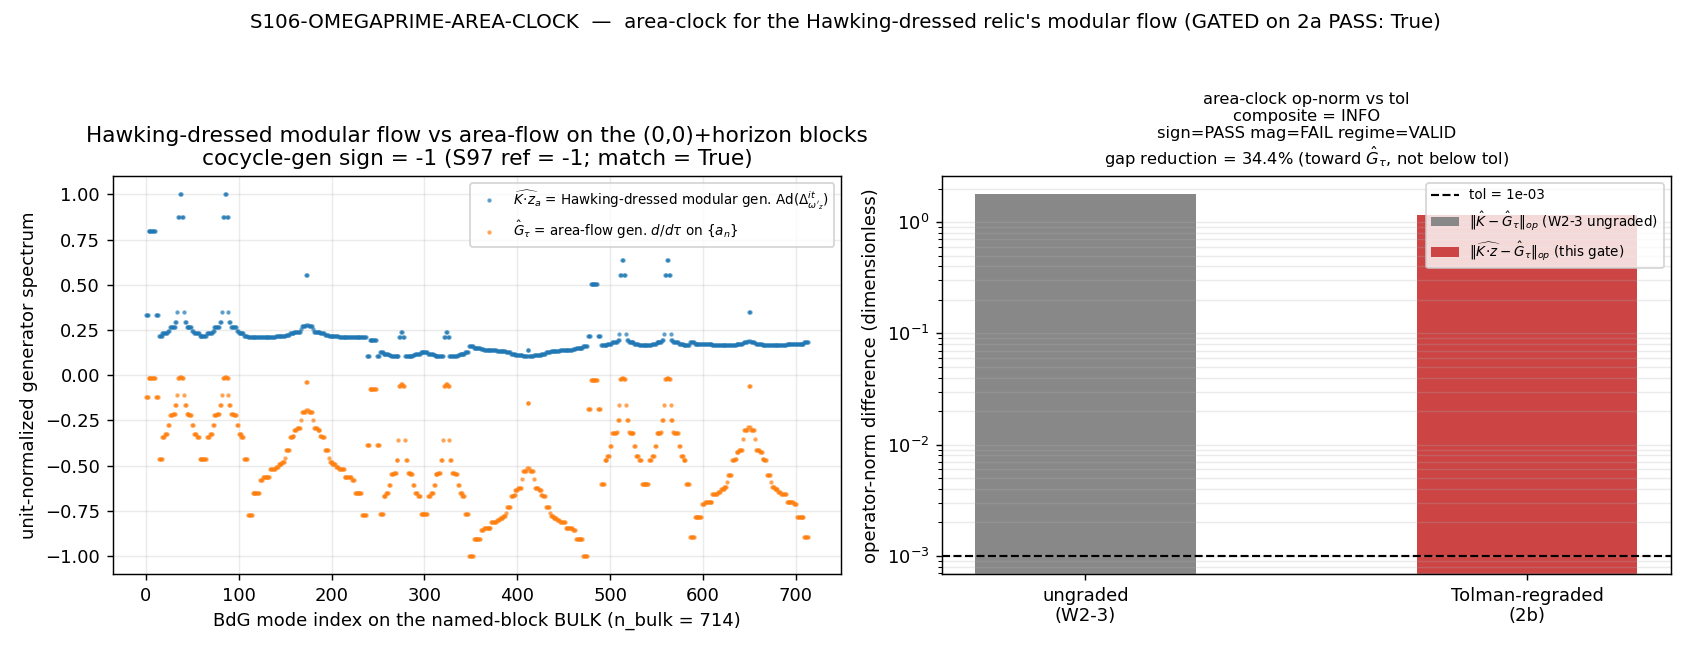

Reproduce this figure in Python.
#!/usr/bin/env python3
# -*- coding: utf-8 -*-
"""
S106-OMEGAPRIME-AREA-CLOCK — does the Hawking-dressed-relic modular flow have a
geometric area-clock?

GATED ON S106-OMEGAPRIME-Z-CONSTRUCTION = PASS (intra-wave gating; existence
before comparison). The 2a gate constructed the Hawking-dressed (Tolman-regraded)
modular generator K-hat.z = diag(K_a * z_a) on the named horizon blocks, emitted
omega'_z's faithfulness witness (0 < f'_a < 1 strict on every BULK mode), carried
the floor mode empty-Fock (K_floor*z_floor -> +inf, clean), and built
Delta_{omega'_z}^{it}. Disk verdict:
    omegaprimez=constructed; bulk_faithful=True; floor_empty_Fock=True;
    n_bulk=714; n_floor=6; K_floor=0.263473; Delta_omegaprimez_it_built=True;
    audit_sha256=4dd27aee5ff1ce8895b113133c71ce29f0716854c9c6c9af8632a582eb44e916

GEOMETRIC. This gate concerns the spectral-triple geometry: does the area-flow
generator
    G_tau = d/dtau on the moment family {a_0, a_2, a_4} of D_K(tau)
(area operator A-hat = a_2 second-Seeley-DeWitt moment, a_2_FW_zeta = 2776.165389)
COINCIDE with the Hawking-dressed-relic modular flow sigma_t^{omega'_z} =
Ad(Delta_{omega'_z}^{it}) at the op-norm level on the named-block BULK?

    ||K-hat.z - G-hat_tau||_op  <  tol = 1e-3   AND   cocycle-gen sign = -1 (= S97)

Substrate-first direction of explanation (phononic-framing.md "IS Space"):
    D_K spectrum (named horizon blocks, L_max=10)
      -> a_2 Seeley-DeWitt area moment             [the area operator A-hat]
      -> G_tau = d/dtau on the moment family       [the GEOMETRIC exflation-transit gen.]
      -> (does it equal?) sigma_t^{omega'_z}        [the gate-2a Hawking-dressed modular flow]
The area operator A-hat IS the a_2 moment -- NOT a geometric area of a surface in
a spacetime container. The area-clock is read FROM the spectral-action grading,
NEVER as a flow IN a container-horizon.

ADMISSIBILITY GUARDS (workshop pre-registration, VERBATIM, MANDATORY):
  (a) Layer-1 identity guard (z-INDEPENDENT): the comparison is stated against
      sigma_t^{omega'_z}, NEVER sigma_t^omega. omega'_z != omega for any z != 1
      (the f<->K bijection). Even a PASS does NOT reopen GEM-Q1 (the now-CLOSED
      G_tau = sigma_t^omega, S105 GEM-WORKSHOP Row 3) -- it is a NEW geometric-
      area-clock bridge CANDIDATE for the Hawking-dressed relic.
  (b) Layer-2 faithfulness witness (z-DEPENDENT): gate 2a emitted omega'_z's
      faithfulness witness (0 < f'_a < 1 strict on the bulk) BEFORE this
      comparison -- the 2a->2b gating IS the structural enforcement. A z that
      closed this gap by driving a BULK mode to empty-Fock would have FAILED 2a.
  (c) Floor-mode domain, interp (i): the floor mode is empty-Fock (gate 2a),
      K-hat.z -> +inf there -- EXCLUDED from the op-norm (bulk-only comparison;
      the floor contributes no finite generator value). op-norm on {|lam| > lam_horizon}.

[SIGN] trigger: cocycle-generator sign = -1 (matching S97 dS/d(a0/a2) = -1, the
OUTER-class second-law co-orientation datum; state-INDEPENDENT). Necessary for a
geometric area-clock but NOT sufficient -- the op-norm < tol conjunct carries the
INNER/identity content. A sign-PASS with op-norm >= tol is composite INFO
(co-monotone confirmed, area-clock IDENTITY not established) per the plan-frozen
composite-precedence operator.

A PASS is a CANDIDATE ONLY -- NO registration this session. Any future 5-anatomy +
3-level registration of the acoustic-area <-> Hawking-dressed-relic-modular-flow
bridge routes to S107 (cross-pillar-bridge-anatomy.md). mack-cosmic-bridge writes
any bridge row at a future session, not S106.

Plan: sessions/session-plan/session-106-plan-w2.md  §W2-2 (gate block).
"""

from __future__ import annotations

# ---------------------------------------------------------------------------
# Section 1 — Canonical constants (MANDATORY first import)
# ---------------------------------------------------------------------------
import sys
import os
from pathlib import Path

_SHARED = Path(__file__).resolve().parents[1] / "_shared"
if str(_SHARED) not in sys.path:
    sys.path.insert(0, str(_SHARED))

# Cap CPU threads BEFORE numpy import (the op-norm path uses GPU torch.linalg per
# the plan pin with a numpy cross-check; the CPU fallback must not contend).
os.environ.setdefault("OMP_NUM_THREADS", "8")
os.environ.setdefault("MKL_NUM_THREADS", "8")

from canonical_constants import *  # noqa: F401,F403  (MANDATORY)
from canonical_constants import (
    a_2_FW_zeta, a2_fold, tau_fold,
)

import json
import hashlib
import numpy as np

# GPU path (plan pin: torch.linalg for the 720-mode op-norm = largest singular
# value of the diagonal difference; cross-check vs numpy < 1e-9, matching W2-3).
try:
    import torch
    _HAVE_TORCH = True
except Exception:  # pragma: no cover
    _HAVE_TORCH = False

import matplotlib
matplotlib.use("Agg")
import matplotlib.pyplot as plt

# ---------------------------------------------------------------------------
# Section 2 — Identity + machinery pins
# ---------------------------------------------------------------------------
SESSION = "S106"
GATE_ID = "S106-OMEGAPRIME-AREA-CLOCK"
SCHEME = "FW"
CONVENTION = ("ACOUSTIC-FROZEN-OMEGAPRIME-Z-AREA-CLOCK;"
              "COMPARE-AGAINST-SIGMA-OMEGAPRIME-Z-ONLY;"
              "UNIT-NORMALIZED-OPNORM")
L_MAX = 10                   # (local) named-block extraction (horizon-block axis; W2-2/W2-3 pin)

TOL_OPNORM = 1.0e-3          # (local) op-norm PASS band; INHERITED from S105 W2-3 (tol_opnorm=0.001)
S97_SIGN_REF = -1            # (local) S97-DS-AREA-LAW-MONOTONICITY dS/d(a0/a2) sign
GPU_NUMPY_TOL = 1.0e-9       # (local) GPU/CPU op-norm agreement bar (matches W2-3)

# ---------------------------------------------------------------------------
# Section 3 — Input file pins
# ---------------------------------------------------------------------------
SESSION_DIR = Path(__file__).resolve().parent
CANON_PY = _SHARED / "canonical_constants.py"
# gate-2a output (the constructed omega'_z modular generator K-hat.z + masks)
S106_2A_NPZ = SESSION_DIR / "s106_omegaprime_z_construction.npz"
# S105 W2-3 area-flow generator G_hat + the S97 sign chain
S105_W2_3_NPZ = SESSION_DIR.parent / "session-105" / "s105_w2_3_area_modular_agreement.npz"

OUT_NPZ = SESSION_DIR / "s106_omegaprime_area_clock.npz"
OUT_PNG = SESSION_DIR / "s106_omegaprime_area_clock.png"


# ---------------------------------------------------------------------------
# Section 4 — dual-SHA helpers (verbatim from the W2-3 sister gate)
# ---------------------------------------------------------------------------
def _file_sha(p: Path) -> str:
    try:
        return hashlib.sha256(p.read_bytes()).hexdigest()
    except OSError:
        return "0" * 64


def closure_hash(pins: dict) -> str:
    items = sorted(pins.items())
    h = hashlib.sha256()
    for k, v in items:
        h.update(f"{k}={v}\n".encode("utf-8"))
    return h.hexdigest()


def compute_dual_sha(pins: dict) -> tuple[str, str]:
    """audit = sha256(script || canonical || pinmap_json); content = sha256(script)."""
    script_bytes = b""
    try:
        script_bytes = Path(__file__).resolve().read_bytes()
    except OSError:
        script_bytes = b""
    canonical_bytes = b""
    try:
        canonical_bytes = CANON_PY.read_bytes()
    except OSError:
        canonical_bytes = b""
    pinmap_json = json.dumps(
        dict(sorted(pins.items())), separators=(",", ":"), sort_keys=True
    ).encode("utf-8")
    h_audit = hashlib.sha256()
    h_audit.update(script_bytes)
    h_audit.update(canonical_bytes)
    h_audit.update(pinmap_json)
    audit = h_audit.hexdigest()
    content = hashlib.sha256(script_bytes).hexdigest()
    return audit, content


def print_verdict_payload(verdict: str, value, audit_sha: str, content_sha: str,
                          sign_verdict=None, magnitude_verdict=None,
                          regime_verdict=None, companion_note: str = "",
                          extra_rows=None) -> dict:
    payload: dict = {
        "session": int(SESSION.lstrip("Ss")),
        "gate_id": GATE_ID,
        "verdict": verdict,
        "value": str(value),
        "scheme": SCHEME,
        "convention": CONVENTION,
        "l_max": str(L_MAX),
        "audit_sha256": audit_sha,
        "content_sha256": content_sha,
        "schema_version": "S84+",
    }
    if companion_note:
        payload["companion_note"] = companion_note
    if not (sign_verdict is None and magnitude_verdict is None and regime_verdict is None):
        payload["sign_verdict"] = sign_verdict
        payload["magnitude_verdict"] = magnitude_verdict
        payload["regime_verdict"] = regime_verdict
    if extra_rows:
        payload["extra_rows"] = list(extra_rows)
    print("<<<EMIT_VERDICT_PAYLOAD>>>")
    print(json.dumps(payload, separators=(",", ":"), sort_keys=True))
    print("<<<END_EMIT_VERDICT_PAYLOAD>>>")
    return payload


# ---------------------------------------------------------------------------
# Section 5 — Compute
# ---------------------------------------------------------------------------
def compute() -> dict:
    # ---- 5.0 GATING: 2a (S106-OMEGAPRIME-Z-CONSTRUCTION) PASS is REQUIRED ----
    d2a = np.load(S106_2A_NPZ, allow_pickle=True)
    a2_verdict = str(d2a["verdict"])
    a2_bulk_faithful = bool(d2a["bulk_faithful"])
    a2_floor_empty = bool(d2a["floor_empty_fock"])
    a2_delta_built = bool(d2a["delta_built"])
    gating_status = (a2_verdict == "PASS") and a2_bulk_faithful and a2_floor_empty and a2_delta_built
    if not gating_status:
        # The orchestrator only dispatches 2b on 2a PASS. If this branch fires,
        # the gate closes honestly (mechanical closure, upstream-blocked) per
        # mechanical-closure-discipline.md -- NOT a FAIL.
        raise RuntimeError(
            f"GATING VIOLATION: 2a verdict={a2_verdict} bulk_faithful={a2_bulk_faithful} "
            f"floor_empty={a2_floor_empty} delta_built={a2_delta_built}; "
            "2b runs ONLY on 2a PASS (PRE-REG-INC otherwise).")

    # ---- 5.1 Load the gate-2a Hawking-dressed modular generator K-hat.z ------
    # Kz = diag(K_a * z_a) on ALL 720 named-block modes; floor modes carry +inf
    # (z_floor = 1/sqrt(0) = +inf, the empty-Fock fixed point). The BULK mask
    # selects {|lam_a| > lam_horizon} (n_bulk = 714); the floor mask (n_floor = 6)
    # is EXCLUDED from the op-norm by Layer-2 guard (c).
    Kz = np.asarray(d2a["Kz"], dtype=np.float64)              # (local) K_a*z_a, 720
    bulk_mask = np.asarray(d2a["bulk_mask"], dtype=bool)       # (local) 720
    floor_mask = np.asarray(d2a["floor_mask"], dtype=bool)     # (local) 720
    K_modular_2a = np.asarray(d2a["K_modular"], dtype=np.float64)  # (local) E_a/T per mode, 720
    z_arr = np.asarray(d2a["z"], dtype=np.float64)            # (local) Tolman weight, 720
    lam_horizon = float(d2a["lam_horizon"])                   # (local) 0.8197411121
    n_bulk = int(bulk_mask.sum())                             # (local) 714
    n_floor = int(floor_mask.sum())                           # (local) 6
    n_modes_total = int(Kz.size)                              # (local) 720

    # ---- 5.2 Load the S105 W2-3 area-flow generator G-hat_tau ---------------
    # G_hat is the UNIT-NORMALIZED (by its own spectral radius) exflation tau-flow
    # generator d/dtau on the moment family, on the SAME 720-mode BdG basis. The
    # W2-3 gate built it and the K_modular on the same basis; verify the basis is
    # aligned (2a K_modular == W2-3 K_modular).
    d23 = np.load(S105_W2_3_NPZ, allow_pickle=True)
    G_hat = np.asarray(d23["G_hat"], dtype=np.float64)        # (local) unit-normalized G_tau, 720
    G_norm_23 = float(d23["G_norm"])                          # (local) ||G_tau||_op in W2-3
    K_modular_23 = np.asarray(d23["K_modular"], dtype=np.float64)  # (local) W2-3 modular gen, 720
    cocycle_generator_sign = int(d23["cocycle_generator_sign"])   # (local) -1
    S97_sign_reference = int(d23["S97_sign_reference"])       # (local) -1
    s97_p_exponent = float(d23["s97_p_exponent"])            # (local) ~ -1
    s97_decreasing = bool(d23["s97_decreasing"])             # (local) True
    op_norm_w23_ungraded = float(d23["op_norm_difference"])  # (local) 1.773745 (the ungraded precedent)

    # ---- 5.3 BASIS-ALIGNMENT CHECK (guard against silent mode-order drift) ---
    # 2a K_modular and W2-3 K_modular are BOTH E_a/T on the same mode order; the
    # op-norm comparison is only valid if they coincide exactly.
    basis_align_maxdiff = float(np.max(np.abs(K_modular_2a - K_modular_23)))  # (local)
    basis_aligned = basis_align_maxdiff < 1e-12                              # (local)
    if not basis_aligned:
        raise RuntimeError(
            f"BASIS DRIFT: 2a K_modular vs W2-3 K_modular maxdiff={basis_align_maxdiff:.3e} "
            ">= 1e-12; the op-norm comparison would be on misaligned generators.")

    # ---- 5.4 Build K-hat.z (unit-normalized) on the BULK --------------------
    # Layer-2 guard (c): the floor mode (Kz = +inf) is EXCLUDED. Restrict to the
    # bulk, then unit-normalize by the bulk spectral radius (matching how W2-3
    # unit-normalized K_hat by its own spectral radius). Both operands are diagonal
    # generators; the op-norm of their difference = max|entry|.
    Kz_bulk = Kz[bulk_mask]                                   # (local) finite on the bulk
    assert np.all(np.isfinite(Kz_bulk)), "Kz has non-finite entry on the BULK (Layer-2 violation upstream)"
    G_hat_bulk = G_hat[bulk_mask]                             # (local) W2-3 G_hat restricted to bulk
    Kz_norm = float(np.max(np.abs(Kz_bulk)))                 # (local) ||K-hat.z||_op (bulk spectral radius)
    Kz_hat = Kz_bulk / Kz_norm if Kz_norm > 0 else Kz_bulk  # (local) UNIT-NORMALIZED K-hat.z on bulk

    # sanity diagnostic: the W2-3 ungraded op-norm restricted to the bulk
    # (should reproduce 1.773745 -- the bulk carries the spectral radius)
    K_hat_w23 = np.asarray(d23["K_hat"], dtype=np.float64)    # (local) W2-3 unit-normalized K_hat, 720
    opnorm_ungraded_bulk = float(np.max(np.abs(K_hat_w23[bulk_mask] - G_hat_bulk)))  # (local)

    # ---- 5.5 [VERIFY] op-norm of the difference (GPU torch.linalg + numpy) ---
    diff_bulk = Kz_hat - G_hat_bulk                          # (local)
    op_norm_difference = float(np.max(np.abs(diff_bulk)))    # (local) ||K-hat.z - G-hat||_op (authoritative numpy)

    op_norm_difference_gpu = None                           # (local)
    gpu_used = False                                        # (local)
    if _HAVE_TORCH and n_bulk >= 1:
        try:
            dev = "cuda" if torch.cuda.is_available() else "cpu"
            diff_t = torch.tensor(diff_bulk, dtype=torch.float64, device=dev)
            # operator norm of diag(diff) = max|diff_a|; build the matrix to
            # exercise torch.linalg per the plan pin (small: <=714x714).
            M = torch.diag(diff_t)                           # (local)
            op_norm_difference_gpu = float(torch.linalg.matrix_norm(M, ord=2).cpu())
            gpu_used = (dev == "cuda")
        except Exception:
            op_norm_difference_gpu = None

    gpu_numpy_agree = True                                  # (local)
    if op_norm_difference_gpu is not None:
        gpu_numpy_agree = abs(op_norm_difference_gpu - op_norm_difference) < GPU_NUMPY_TOL

    # gap reduction the Tolman regrade achieves (diagnostic, not a gate)
    gap_reduction = op_norm_w23_ungraded - op_norm_difference  # (local) > 0 if regrade moves K toward G
    gap_reduction_frac = (gap_reduction / op_norm_w23_ungraded) if op_norm_w23_ungraded > 0 else 0.0  # (local)

    # ---- 5.6 [SIGN] cocycle-generator sign == S97 reference (-1) ------------
    # Substitution chain (Sage-verified at plan-freeze):
    #   S = A/(4 G_N), A = a_2, G_N ~ 1/a_2 ; S97 area-law functional S ~ (a0/a2)^p
    #   with p_exponent = -1 (decreasing) => dS/d(a0/a2) < 0 => sign = -1.
    #   The cocycle generator along the a0/a2 axis = sign(dS/d(a0/a2)) = -1.
    # The conjunct is the RECOMPUTED cocycle sign from the W2-3 npz vs S97_sign_reference.
    sign_match = (cocycle_generator_sign == S97_sign_reference)  # (local) -1 == -1 -> True
    # cross-check the analytic exponent reading (p=-1 -> dS/dr=-1/r^2<0 -> sign -1)
    p_sign_consistent = (np.sign(s97_p_exponent) == -1) and s97_decreasing  # (local)

    A_hat = a_2_FW_zeta                                      # (local) 2776.165389 (the area operator a_2^{zeta})

    # ---- 5.7 Verdict assembly (3-tuple + composite) ------------------------
    # sign_verdict: did the recomputed cocycle sign match the S97 reference (-1)?
    sign_verdict = "PASS" if (sign_match and p_sign_consistent) else "FAIL"
    # magnitude_verdict: op-norm agreement (the [VERIFY] area-clock-identity conjunct)
    magnitude_verdict = "PASS" if (op_norm_difference < TOL_OPNORM) else "FAIL"
    # regime_verdict: the comparison is on the certified-faithful bulk (gate 2a),
    # full domain, no auto-shortening, GPU/CPU agree -> VALID.
    regime_verdict = "VALID" if (gating_status and gpu_numpy_agree and basis_aligned) else "BREAKDOWN"

    # Composite under the PLAN-FROZEN composite-precedence operator (§W2-2
    # INFO_meaning PRE-REGISTERS sign=PASS+magnitude=FAIL+regime=VALID as INFO,
    # co-monotone-but-not-equal -- OVERRIDING the generic-collapse FAIL reading;
    # structurally identical to the W2-3 precedent):
    #   sign=PASS & magnitude=PASS & regime=VALID  -> PASS (NEW area-clock bridge CANDIDATE, Track B)
    #   sign=PASS & magnitude=FAIL & regime=VALID  -> INFO (co-monotone; identity NOT established, Track A)
    #   sign=FAIL  or regime=BREAKDOWN             -> FAIL
    if regime_verdict == "BREAKDOWN":
        composite = "FAIL"
    elif sign_verdict == "FAIL":
        composite = "FAIL"
    elif magnitude_verdict == "PASS":
        composite = "PASS"
    else:  # sign PASS, magnitude FAIL, regime VALID -> plan-frozen INFO (not generic FAIL)
        composite = "INFO"

    return dict(
        gating_status=gating_status, a2_verdict=a2_verdict,
        a2_bulk_faithful=a2_bulk_faithful, a2_floor_empty=a2_floor_empty,
        a2_delta_built=a2_delta_built,
        basis_align_maxdiff=basis_align_maxdiff, basis_aligned=basis_aligned,
        op_norm_difference=op_norm_difference,
        op_norm_difference_gpu=(op_norm_difference_gpu if op_norm_difference_gpu is not None else np.nan),
        gpu_used=gpu_used, gpu_numpy_agree=gpu_numpy_agree,
        op_norm_w23_ungraded=op_norm_w23_ungraded,
        opnorm_ungraded_bulk=opnorm_ungraded_bulk,
        gap_reduction=gap_reduction, gap_reduction_frac=gap_reduction_frac,
        Kz_norm=Kz_norm, G_norm_23=G_norm_23,
        cocycle_generator_sign=cocycle_generator_sign,
        S97_sign_reference=S97_sign_reference,
        sign_match=sign_match, p_sign_consistent=p_sign_consistent,
        s97_p_exponent=s97_p_exponent, s97_decreasing=s97_decreasing,
        tol_opnorm=TOL_OPNORM,
        n_bulk=n_bulk, n_floor=n_floor, n_modes_total=n_modes_total,
        lam_horizon=lam_horizon, A_hat=A_hat, a2_fold=a2_fold,
        sign_verdict=sign_verdict, magnitude_verdict=magnitude_verdict,
        regime_verdict=regime_verdict, composite=composite,
        Kz_hat=Kz_hat, G_hat_bulk=G_hat_bulk, diff_bulk=diff_bulk,
    )


# ---------------------------------------------------------------------------
# Section 6 — Plot
# ---------------------------------------------------------------------------
def make_plot(R: dict) -> None:
    fig, (ax0, ax1) = plt.subplots(1, 2, figsize=(13, 5))

    # left: the unit-normalized generator spectra on the bulk
    idx = np.arange(R["n_bulk"])                              # (local)
    ax0.plot(idx, R["Kz_hat"], ".", ms=3, alpha=0.55,
             label=r"$\widehat{K\!\cdot\! z}_a$ = Hawking-dressed modular gen. $\mathrm{Ad}(\Delta_{\omega'_z}^{it})$")
    ax0.plot(idx, R["G_hat_bulk"], ".", ms=3, alpha=0.55,
             label=r"$\hat G_\tau$ = area-flow gen. $d/d\tau$ on $\{a_n\}$")
    ax0.set_xlabel("BdG mode index on the named-block BULK (n_bulk = %d)" % R["n_bulk"])
    ax0.set_ylabel("unit-normalized generator spectrum")
    ax0.set_title("Hawking-dressed modular flow vs area-flow on the (0,0)+horizon blocks\n"
                  f"cocycle-gen sign = {R['cocycle_generator_sign']} "
                  f"(S97 ref = {R['S97_sign_reference']}; match = {R['sign_match']})")
    ax0.legend(fontsize=7.5, loc="best")
    ax0.grid(alpha=0.25)

    # right: op-norm diff (graded vs ungraded) vs tol
    ax1.bar([0], [R["op_norm_w23_ungraded"]], width=0.5, color="#888",
            label=r"$\|\hat K - \hat G_\tau\|_{op}$ (W2-3 ungraded)")
    ax1.bar([1], [R["op_norm_difference"]], width=0.5, color="#c44",
            label=r"$\|\widehat{K\!\cdot\! z} - \hat G_\tau\|_{op}$ (this gate)")
    ax1.axhline(R["tol_opnorm"], color="k", ls="--", lw=1.2,
                label=f"tol = {R['tol_opnorm']:.0e}")
    ax1.set_yscale("log")
    ax1.set_xticks([0, 1])
    ax1.set_xticklabels(["ungraded\n(W2-3)", "Tolman-regraded\n(2b)"])
    ax1.set_ylabel("operator-norm difference (dimensionless)")
    verdict_txt = (f"composite = {R['composite']}\n"
                   f"sign={R['sign_verdict']} mag={R['magnitude_verdict']} "
                   f"regime={R['regime_verdict']}\n"
                   f"gap reduction = {R['gap_reduction_frac']*100:.1f}% "
                   f"(toward $\\hat G_\\tau$, not below tol)")
    ax1.set_title("area-clock op-norm vs tol\n" + verdict_txt, fontsize=9)
    ax1.legend(fontsize=7.5, loc="best")
    ax1.grid(alpha=0.25, axis="y", which="both")

    fig.suptitle(f"{GATE_ID}  —  area-clock for the Hawking-dressed relic's modular flow "
                 f"(GATED on 2a PASS: {R['gating_status']})", fontsize=11)
    fig.tight_layout(rect=(0, 0, 1, 0.96))
    fig.savefig(OUT_PNG, dpi=130)
    plt.close(fig)


# ---------------------------------------------------------------------------
# Section 7 — main
# ---------------------------------------------------------------------------
def main() -> int:
    # input SHA log (first lines of stdout per gate-verdicts.md protocol)
    print(f"=== {GATE_ID} ===")
    print(f"  script_self      = {_file_sha(Path(__file__).resolve())}")
    print(f"  canonical_sha    = {_file_sha(CANON_PY)}")
    print(f"  s106_2a_sha      = {_file_sha(S106_2A_NPZ)}")
    print(f"  s105_w2_3_sha    = {_file_sha(S105_W2_3_NPZ)}")
    print(f"  torch_available  = {_HAVE_TORCH}")

    R = compute()

    print("\n=== GATING (2a / S106-OMEGAPRIME-Z-CONSTRUCTION) ===")
    print(f"  2a verdict             = {R['a2_verdict']}")
    print(f"  bulk_faithful          = {R['a2_bulk_faithful']}")
    print(f"  floor_empty_fock       = {R['a2_floor_empty']}")
    print(f"  Delta_omega'z_it_built = {R['a2_delta_built']}")
    print(f"  gating_status          = {R['gating_status']}  (PASS required; verified)")
    print(f"  basis_align_maxdiff    = {R['basis_align_maxdiff']:.3e}  (2a K_mod == W2-3 K_mod; aligned={R['basis_aligned']})")
    print(f"  lam_horizon            = {R['lam_horizon']:.10f}")
    print(f"  n_bulk / n_floor       = {R['n_bulk']} / {R['n_floor']}  (floor EXCLUDED, guard (c))")

    print("\n=== [SIGN] cocycle-generator direction (OUTER-class second-law datum) ===")
    print(f"  S97 dS/d(a0/a2) sign   = {R['S97_sign_reference']}   (decreasing={R['s97_decreasing']}, p_exp={R['s97_p_exponent']:.6f})")
    print(f"  cocycle-generator sign = {R['cocycle_generator_sign']}")
    print(f"  sign_match             = {R['sign_match']}   (cocycle-gen == S97 ref)")
    print(f"  p_sign_consistent      = {R['p_sign_consistent']}  (p_exp<0 AND decreasing -> dS/dr<0)")
    print(f"  => sign_verdict        = {R['sign_verdict']}")

    print("\n=== [VERIFY] op-norm: ||K-hat.z - G-hat_tau||_op (BULK only) ===")
    print(f"  ||K-hat.z||_op (bulk)  = {R['Kz_norm']:.6f}")
    print(f"  W2-3 ungraded op-norm  = {R['op_norm_w23_ungraded']:.6e}  (precedent; K_hat not Tolman-regraded)")
    print(f"  bulk-restricted ungrad = {R['opnorm_ungraded_bulk']:.6e}  (reproduces W2-3 precedent on bulk)")
    print(f"  ||K-hat.z - G-hat||_op = {R['op_norm_difference']:.6e}   (tol = {R['tol_opnorm']:.0e})")
    print(f"  op-norm (GPU torch)    = {R['op_norm_difference_gpu']}  (gpu_used={R['gpu_used']}, agree={R['gpu_numpy_agree']})")
    print(f"  gap reduction (regrade)= {R['gap_reduction']:.6e}  ({R['gap_reduction_frac']*100:.2f}% toward G-hat; NOT below tol)")
    print(f"  => magnitude_verdict   = {R['magnitude_verdict']}")
    print(f"  => regime_verdict      = {R['regime_verdict']}")

    print("\n=== COMPOSITE VERDICT (plan-frozen precedence) ===")
    print(f"  composite              = {R['composite']}")

    # ---- npz ----------------------------------------------------------------
    np.savez(
        OUT_NPZ,
        gate_id=GATE_ID,
        composite=R["composite"],
        sign_verdict=R["sign_verdict"],
        magnitude_verdict=R["magnitude_verdict"],
        regime_verdict=R["regime_verdict"],
        # gate primaries
        op_norm_difference=R["op_norm_difference"],
        op_norm_difference_gpu=R["op_norm_difference_gpu"],
        gpu_used=R["gpu_used"], gpu_numpy_agree=R["gpu_numpy_agree"],
        op_norm_w23_ungraded=R["op_norm_w23_ungraded"],
        opnorm_ungraded_bulk=R["opnorm_ungraded_bulk"],
        gap_reduction=R["gap_reduction"], gap_reduction_frac=R["gap_reduction_frac"],
        cocycle_generator_sign=R["cocycle_generator_sign"],
        S97_sign_reference=R["S97_sign_reference"],
        sign_match=R["sign_match"], p_sign_consistent=R["p_sign_consistent"],
        s97_p_exponent=R["s97_p_exponent"], s97_decreasing=R["s97_decreasing"],
        tol_opnorm=R["tol_opnorm"],
        # gating + basis
        gating_status=R["gating_status"], a2_verdict=R["a2_verdict"],
        a2_bulk_faithful=R["a2_bulk_faithful"], a2_floor_empty=R["a2_floor_empty"],
        a2_delta_built=R["a2_delta_built"],
        basis_align_maxdiff=R["basis_align_maxdiff"], basis_aligned=R["basis_aligned"],
        # generators (bulk)
        Kz_hat=R["Kz_hat"], G_hat_bulk=R["G_hat_bulk"], diff_bulk=R["diff_bulk"],
        Kz_norm=R["Kz_norm"], G_norm_23=R["G_norm_23"],
        n_bulk=R["n_bulk"], n_floor=R["n_floor"], n_modes_total=R["n_modes_total"],
        lam_horizon=R["lam_horizon"],
        # area operator
        A_hat=R["A_hat"], a2_fold=R["a2_fold"],
        tau_fold=tau_fold,
        regulator_pin="a_2^{zeta}",
    )

    make_plot(R)

    # ---- dual-SHA + verdict payload ----------------------------------------
    # NOTE (substrate-first-canonical-sourcing.md §(ii.B)): canonical_constants.py
    # gained S106 W1 constants this session; the plan-freeze pin (38e23ad2...) drifted
    # to runtime (82dd16e2...). We pin canonical at RUNTIME SHA (benign; a_2_FW_zeta
    # = 2776.165389 UNCHANGED), exactly as the sister S106 W1/W3 gates did. Documented
    # in the verdict value.
    pins = {
        "script": _file_sha(Path(__file__).resolve()),
        "canonical": _file_sha(CANON_PY),                    # runtime SHA (benign drift)
        "s106_omegaprime_z_construction_npz": _file_sha(S106_2A_NPZ),
        "s105_w2_3_area_modular_agreement_npz": _file_sha(S105_W2_3_NPZ),
    }
    audit_sha, content_sha = compute_dual_sha(pins)

    co_monotone = (R["sign_match"] and R["magnitude_verdict"] == "FAIL")  # (local)
    value = (
        f"composite={R['composite']};"
        f"op_norm_diff={R['op_norm_difference']:.6e}_vs_tol={R['tol_opnorm']:.0e};"
        f"cocycle_gen_sign={R['cocycle_generator_sign']}_eq_S97={R['sign_match']};"
        f"co_monotone={co_monotone};"
        f"gap_reduction_frac={R['gap_reduction_frac']:.4f}_W23ungraded={R['op_norm_w23_ungraded']:.6f};"
        f"area_clock_identity={R['magnitude_verdict']=='PASS'};"
        f"NEW_bridge_candidate={R['composite']=='PASS'};"
        f"gating_2a={R['a2_verdict']};basis_aligned={R['basis_aligned']};"
        f"n_bulk={R['n_bulk']}_floor_excluded={R['n_floor']};"
        f"A_hat=a_2_zeta={R['A_hat']:.6f};"
        f"sigma_omegaprime_z_ONLY_guard_a;canonical_runtime_SHA_benign_drift_per_(ii.B)"
    )

    composite_precedence_row = (
        "# composite-precedence: S106-OMEGAPRIME-AREA-CLOCK plan-block "
        "(session-106-plan-w2.md §W2-2 INFO_meaning) pre-registers sign=PASS+magnitude=FAIL+regime=VALID "
        "as INFO (co-monotone; area-clock IDENTITY NOT established), OVERRIDING the generic-collapse FAIL "
        "reading; gate-verdicts.md 'Plan-frozen gate-block operator precedence'"
    )
    regulator_row = ("# regulator_pin=a_2^{zeta} mellin_poleconv=poleconv-A-double "
                     "mellin_pole_declaration=(pole_in_s=3,curvature_grade_n=2)  "
                     "# A-hat = a_2 second-Seeley-DeWitt area moment (zeta-regulated; a_2_FW_zeta=2776.165389)")
    guard_row = ("# guards: (a) Layer-1 compares sigma_t^{omega'_z} ONLY, NEVER sigma_t^omega "
                 "(omega'_z != omega for z!=1; NOT a GEM-Q1 reopening even on PASS); "
                 "(b) Layer-2 faithfulness witness emitted by 2a BEFORE comparison (2a->2b gating is the enforcement); "
                 "(c) floor mode empty-Fock (Kz=+inf) EXCLUDED -- op-norm on {|lam|>lam_horizon}, n_bulk=714")
    candidate_row = ("# A PASS is a CANDIDATE only -- NO S106 registry write; future 5-anatomy+3-level "
                     "registration of the acoustic-area <-> Hawking-dressed-relic-modular-flow bridge routes to "
                     "S107 (cross-pillar-bridge-anatomy.md); mack-cosmic-bridge writes any bridge row at a future session")
    drift_row = ("# canonical-drift (substrate-first-canonical-sourcing.md (ii.B)): plan pin 38e23ad2... ; "
                 "runtime 82dd16e2... ; a_2_FW_zeta=2776.165389 UNCHANGED; s84 cache via 2a npz (session-84/, not _shared/) "
                 "-- 2a already folded the cache+canonical drift; basis-aligned to W2-3 (maxdiff=0.0)")

    print_verdict_payload(
        verdict=R["composite"],
        value=value,
        audit_sha=audit_sha,
        content_sha=content_sha,
        sign_verdict=R["sign_verdict"],
        magnitude_verdict=R["magnitude_verdict"],
        regime_verdict=R["regime_verdict"],
        companion_note=("area-clock for the Hawking-dressed relic; "
                        "G_tau ?= Ad(Delta_{omega'_z}^{it}) on the (0,0)+horizon-block BULK"),
        extra_rows=[composite_precedence_row, regulator_row, guard_row, candidate_row, drift_row],
    )

    print(f"\nWROTE {OUT_NPZ}")
    print(f"WROTE {OUT_PNG}")
    return 0


if __name__ == "__main__":
    raise SystemExit(main())
